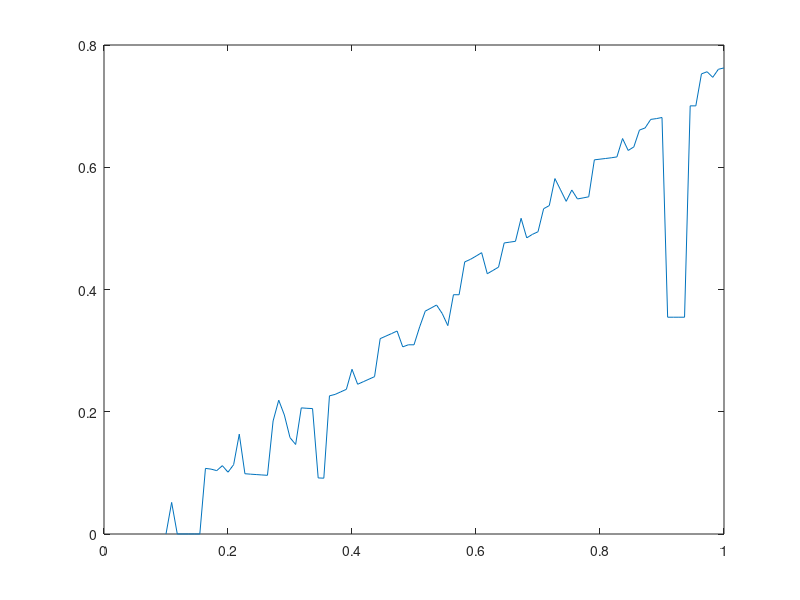

MATLAB code for this plot:
% Cake Eating: VFI
clc; clear all;close all;

% x: cake left at period t
% c: cake eaten in period t
% Objective: max sum[t] b^t * u(c(t)) s.t. 0 < c(t), x(t+1); c(t) + x(t+1) < x(t)
% Value Function: V(x) = max u(x - x') + b * V(x') s.t. 0 < x' < x
% Euler Equation: u'(c(t)) = b*u'(c(t+1))

% Params
beta = 0.9;
u = @(c) log(c);
uprime = @(c) 1/c;


state = linspace(0.1,1,100)
policy = 0.5*state
plot(state, policy)


for j = 1:20
    for i = 1:100       
        eulerdiff = @(y) abs(uprime(state(i) - y) - beta*uprime(y - pchip(state, policy, y)));
        x =fminbnd(eulerdiff,0,state(i));
        policy(i) = x;
    end
end

plot(state, policy)


